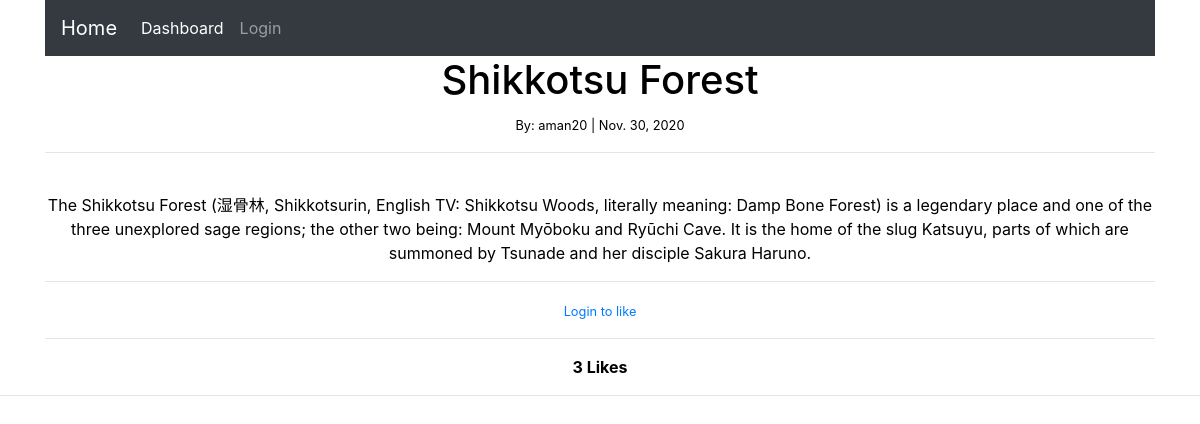
The app's page /article/2 with its own data.
### fandom/models.py (models this page shows, shortened)
class Post(models.Model):
    title = models.CharField(max_length=200)
    author = models.ForeignKey(User, on_delete=models.CASCADE)
    body = models.TextField()
    post_date = models.DateField(auto_now_add=True)
    likes = models.ManyToManyField(User, related_name='blog_posts')
    def total_likes(self):
        return self.likes.count()

### fandom/views.py (the view)
# urls.py: path('article/<int:pk>', ArticleDetailView.as_view(), name="article-detail" ),
class ArticleDetailView(DetailView):
    model = Post
    template_name = 'article_details.html'
    def get_context_data(self, *args, **kwargs):
        context = super(ArticleDetailView, self).get_context_data(*args, **kwargs)
        stuff = get_object_or_404(Post, id=self.kwargs['pk'])
        total_likes = stuff.total_likes()
        liked=False
        if stuff.likes.filter(id=self.request.user.id).exists():
            liked=True
        context["total_likes"] = total_likes
        context["liked"] = liked
        return context

### fandom/templates/article_details.html (shortened to what this page needs)
{% load static %}
<!DOCTYPE html>
<html>
    <head>
        <link rel="stylesheet" href="{% static 'fandom/home.css' %}">
        <link rel="stylesheet" href="https://stackpath.bootstrapcdn.com/bootstrap/4.1.3/css/bootstrap.min.css">
        <link rel="stylesheet" href="https://use.fontawesome.com/releases/v5.3.1/css/all.css">
    </head>
    <body>
        <div class="container">
            <nav class="navbar navbar-expand-lg navbar-dark bg-dark">
                <a class="navbar-brand" href="{% url 'home' %}">Home</a>
                <div class="collapse navbar-collapse" id="navbarNav">
                    <ul class="navbar-nav">
                        <li class="nav-item active">
                            <a class="nav-link" href="{% url 'dashboard' %}">Dashboard <span class="sr-only">(current)</span></a>
                        </li>
                        {% if user.is_authenticated %}
                        <li class="nav-item">
                            <a class="nav-link" href="{% url 'add_post' %}">Add Post</a>
                        </li>
                        <li class="nav-item">
                        <a class="nav-link" href="{% url 'logout' %}">Logout</a>
                        </li>
                        {% else %}
                        <li class="nav-item">
                        <a class="nav-link" href="{% url 'login' %}">Login</a>
                        </li>
                        {% endif %}
                    </ul>
                </div>
             </nav>
        </div>
        <div class="container">
            <h1>{{ post.title }}</h1>
            <small>By: {{ post.author }} | {{ post.post_date }}</small></br>
            <hr>
            {{ post.body}}
            <br>
            <hr>
            <form action="{% url 'like_post' post.pk %}" method="POST">
                {% if user.is_authenticated %}
                    {% if liked %}
                        <button type="submit", name="post_id", value="{{ post.id }}", class="btn btn-warning btn-sm">Unlike</button>
                    {% else %}
                        <button type="submit", name="post_id", value="{{ post.id }}", class="btn btn-primary btn-sm">Like</button>
                    {% endif %}
                {% else %}
                    <small><a href="{% url 'login' %}">Login to like</a></small>
                {% endif %}
                <hr>
                <b>{{ total_likes }} Likes</b>
            </form>
        </div>
        <hr>
    </body>
</html>

### fandom/static/fandom/home.css (style rules this page uses)
.container { position: relative; text-align: center; color: black; }

### records on screen
Post: title "Shikkotsu Forest", author "aman20", post_date "Nov. 30, 2020", body "The Shikkotsu Forest (湿骨林, Shikkotsurin, English TV: Shikkotsu Woods, literally meaning: Damp Bone Forest) is a legendary place and one of the three unexplored sage regions; the other two being: Mount Myōboku and Ryūchi Cave. It is the home of the slug Katsuyu, parts of which are summoned by Tsunade and her disciple Sakura Haruno."

### other values on screen
{{ total_likes }} "3"
